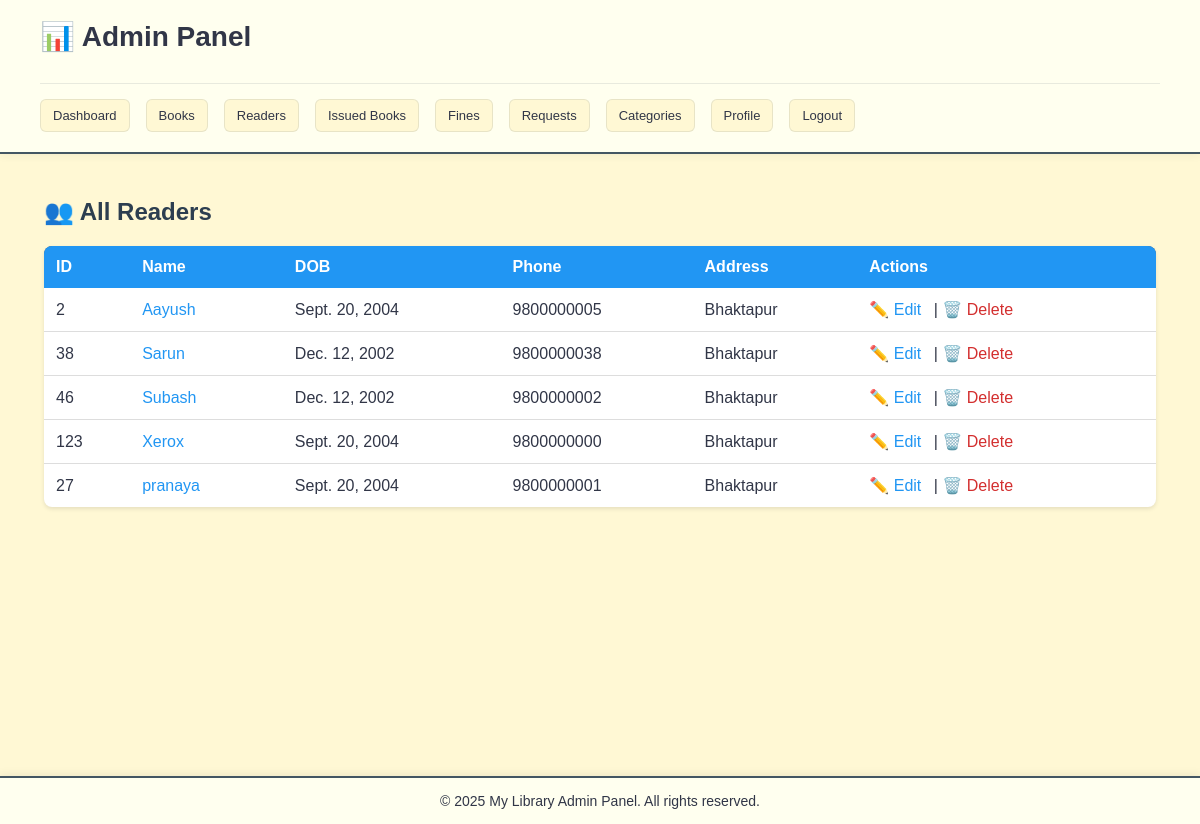
Before: /readers/ with the older database file.
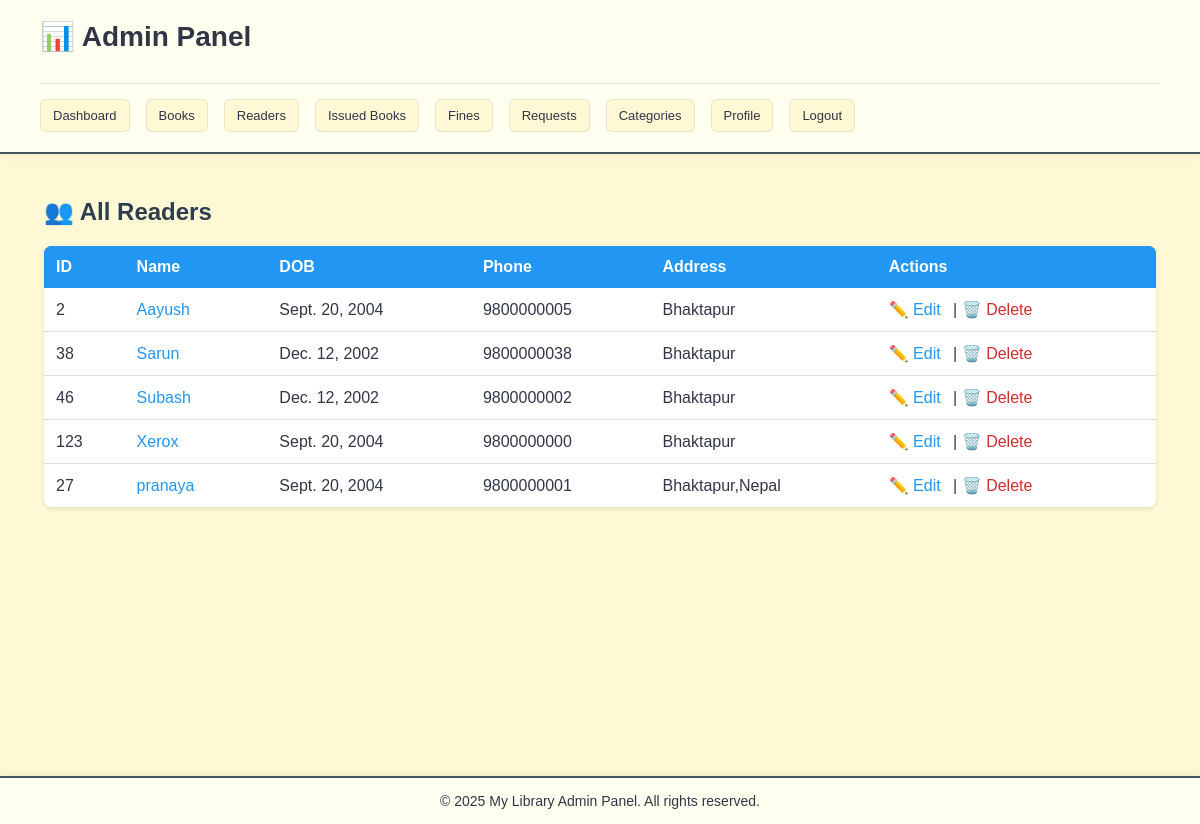
After: the same page with the newer database file.
### lib/models.py (models this page shows, shortened)
class Reader(models.Model):
    reader_id = models.CharField(max_length=20, unique=True)  # Custom ID for library users
    name = models.CharField(max_length=200)
    date_of_birth = models.DateField()
    phone_number = models.CharField(max_length=15, unique=True)  # to avoid duplicates
    address = models.TextField()
    password = models.CharField(max_length=128, default='temp123')
    image = models.ImageField(upload_to='profile_images/', blank=True, null=True)
    is_staff_member = models.BooleanField(default=False)

### lib/views.py (the view)
# urls.py: path('readers/', views.view_readers, name='view_readers'),
def view_readers(request):
    readers = Reader.objects.all().order_by('name')
    return render(request, 'view_readers.html', {'readers': readers})

### lib/templates/view_readers.html (shortened to what this page needs)
{% extends 'admin_base.html' %}
{% block content %}
<div class="view-container">
    <h2>👥 All Readers</h2>
    <table>
        <thead>
            <tr>
                <th>ID</th>
                <th>Name</th>
                <th>DOB</th>
                <th>Phone</th>
                <th>Address</th>
                <th>Actions</th>
            </tr>
        </thead>
        <tbody>
            {% for reader in readers %}
            <tr>
                <td>{{ reader.reader_id }}</td>
                <td><a href="{% url 'reader_details' reader.pk %}">{{ reader.name }}</a></td>
                <td>{{ reader.date_of_birth }}</td>
                <td>{{ reader.phone_number }}</td>
                <td>{{ reader.address }}</td>
                <td>
                    <a href="{% url 'edit_reader' reader.pk %}">✏️ Edit</a> |
                    <a href="{% url 'delete_reader' reader.pk %}" style="color:#d32f2f;">🗑️ Delete</a>
                </td>
            </tr>
            {% empty %}
            <tr>
                <td colspan="6" style="text-align:center;color:#999;">No readers found.</td>
            </tr>
            {% endfor %}
        </tbody>
    </table>
</div>
{% endblock %}

### lib/templates/admin_base.html (shortened to what this page needs)
<!DOCTYPE html>
<html>
<head>
    {% load static %}
    <link rel="stylesheet" href="{% static 'css/theme.css' %}">
</head>
<body>
<header>
    <h1>📊 Admin Panel</h1>
    <div class="admin-nav">
        <a href="{% url 'admin_dashboard' %}">Dashboard</a>
        <a href="{% url 'view_books' %}">Books</a>
        <a href="{% url 'view_readers' %}">Readers</a>
        <a href="{% url 'view_issues' %}">Issued Books</a>
        <a href="{% url 'view_fines' %}">Fines</a>
        <a href="{% url 'admin_issue_requests' %}">Requests</a>
        <a href="{% url 'view_categories' %}">Categories</a>
        <a href="{% url 'admin_profile' %}">Profile</a>
        <a href="{% url 'logout_admin' %}">Logout</a>
    </div>
</header>
<main>
    {% block content %}
    {% endblock %}
</main>
<footer>
    &copy; {% now "Y" %} My Library Admin Panel. All rights reserved.
</footer>
</body>
</html>

### static/css/theme.css (style rules this page uses)
:root { --primary-bg: #FFF8D4; --card-bg: #FFFFEF; --text-dark: #313647; --text-secondary: rgba(49, 54, 71, 0.7); --border-color: rgba(67,86,99,0.12); --primary-color: #435663; --accent-green: #A3B087; --primary-color-hover: #374E57; --primary-blue: var(--primary-color); --primary-blue-hover: var(--primary-color-hover); --shadow-sm: 0 2px 8px rgba(49,54,71,0.06); --shadow-md: 0 4px 12px rgba(49,54,71,0.08); --border-radius: 12px; --muted-bg: #f5f5f5; --light-border: #dddddd; --muted-text: #999999; --info-bg: #d1ecf1; --info-text: #0c5460; --info-border: #17a2b8; --danger-color: #E57373; --danger-color-hover: #EF5350; --warning-color: #FF9800; --success-bg: #E8F5E9; --success-text: #2E7D32; --danger-bg: #FFEBEE; --danger-border: #F44336; --muted-card-bg: #f9f9f9; }
* { box-sizing: border-box; }
body { font-family: Arial, sans-serif; margin: 0; padding: 0; background: var(--primary-bg); color: var(--text-dark); }
header { background: var(--card-bg); color: var(--text-dark); padding: 20px 40px; box-shadow: var(--shadow-sm); border-bottom: 2px solid var(--primary-color); position: sticky; top: 0; z-index: 100; }
header h1 { margin: 0 0 15px 0; color: var(--text-dark); font-size: 28px; font-weight: 700; }
footer { background: var(--card-bg); color: var(--text-dark); text-align: center; padding: 15px; position: fixed; width: 100%; bottom: 0; box-shadow: 0 -2px 8px rgba(49,54,71,0.08); border-top: 2px solid var(--primary-color); font-size: 14px; }
main { padding: 20px; margin-bottom: 70px; min-height: calc(100vh - 200px); }
table { width: 100%; border-collapse: collapse; background: var(--card-bg); box-shadow: var(--shadow-sm); border-radius: 8px; overflow: hidden; }
thead { background: var(--primary-color); color: white; }
th { padding: 12px; text-align: left; font-weight: 600; }
td { padding: 12px; border-bottom: 1px solid var(--border-color); }
tr:last-child td { border-bottom: none; }
a { color: var(--primary-blue); text-decoration: none; transition: color 0.2s; }

### lib/templates/admin_base.html (style rules this page uses)
.admin-nav { display: flex; gap: 8px; flex-wrap: wrap; padding-top: 15px; border-top: 1px solid var(--border-color); margin-top: 15px; }
.admin-nav a { color: var(--text-dark); padding: 8px 12px; background: var(--primary-bg); border: 1px solid var(--border-color); border-radius: 6px; text-decoration: none; font-weight: 500; font-size: 13px; transition: all 0.2s; }

### lib/templates/view_readers.html (style rules this page uses)
.view-container { margin:24px; }
h2 { color:#2c3e50; margin-bottom:20px; }
table { width:100%; border-collapse:collapse; background:white; box-shadow:0 2px 4px rgba(0,0,0,0.1); }
th { background:#2196F3; color:white; padding:12px; text-align:left; }
td { padding:12px; border-bottom:1px solid #ddd; }
a { color:#2196F3; text-decoration:none; margin-right:8px; }

Changed rows visible on the page:
changed Reader "pranaya": address "Bhaktapur" → "Bhaktapur,Nepal"
